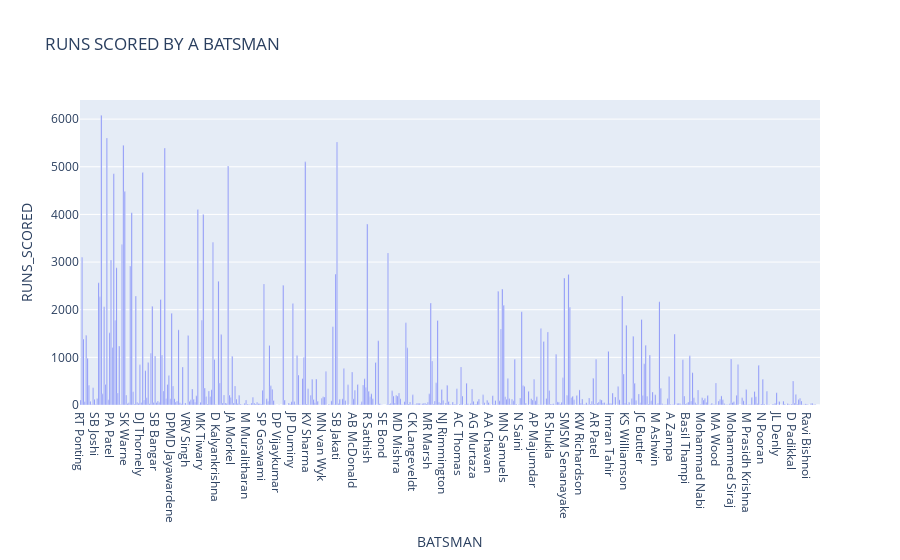

Notebook code for this chart:
### Code cell
runs_data = pd.DataFrame(dict(BATSMAN = runs_by_batsman.keys(),RUNS_SCORED = runs_by_batsman.values()))
runs_graph = px.bar(runs_data , x = 'BATSMAN',y='RUNS_SCORED',title = "RUNS SCORED BY A BATSMAN")
runs_graph

### Figure 1 — Plotly figure (JSON) as saved in the notebook; plotly's stock layout.template omitted (floating-point values rounded to 4 significant figures; data arrays with more than 128 entries replaced by an {"elided": "..."} marker saying what was removed)
{"data": [{"alignmentgroup": "True", "hovertemplate": "BATSMAN=%{x}<br>RUNS_SCORED=%{y}<extra></extra>", "legendgroup": "", "marker": {"color": "#636efa", "pattern": {"shape": ""}}, "name": "", "offsetgroup": "", "orientation": "v", "showlegend": false, "textposition": "auto", "type": "bar", "x": {"elided": "537 str values"}, "xaxis": "x", "y": {"elided": "537 int values"}, "yaxis": "y"}], "layout": {"autosize": true, "barmode": "relative", "legend": {"tracegroupgap": 0}, "title": {"text": "RUNS SCORED BY A BATSMAN"}, "xaxis": {"anchor": "y", "autorange": true, "domain": [0, 1], "range": [-0.5, 536.5], "title": {"text": "BATSMAN"}, "type": "category"}, "yaxis": {"anchor": "x", "autorange": true, "domain": [0, 1], "range": [0, 6401.0], "title": {"text": "RUNS_SCORED"}, "type": "linear"}}}
